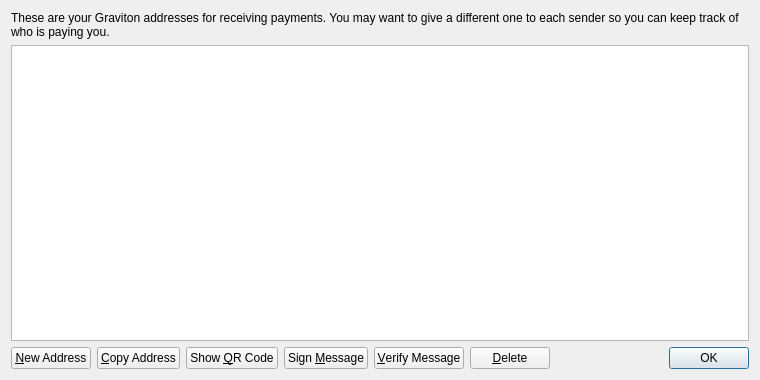
<?xml version="1.0" encoding="UTF-8"?>
<ui version="4.0">
 <class>AddressBookPage</class>
 <widget class="QWidget" name="AddressBookPage">
  <property name="geometry">
   <rect>
    <x>0</x>
    <y>0</y>
    <width>760</width>
    <height>380</height>
   </rect>
  </property>
  <property name="windowTitle">
   <string>Address Book</string>
  </property>
  <layout class="QVBoxLayout" name="verticalLayout">
   <item>
    <widget class="QLabel" name="labelExplanation">
     <property name="text">
      <string>These are your Graviton addresses for receiving payments. You may want to give a different one to each sender so you can keep track of who is paying you.</string>
     </property>
     <property name="textFormat">
      <enum>Qt::PlainText</enum>
     </property>
     <property name="wordWrap">
      <bool>true</bool>
     </property>
    </widget>
   </item>
   <item>
    <widget class="QTableView" name="tableView">
     <property name="contextMenuPolicy">
      <enum>Qt::CustomContextMenu</enum>
     </property>
     <property name="toolTip">
      <string>Double-click to edit address or label</string>
     </property>
     <property name="tabKeyNavigation">
      <bool>false</bool>
     </property>
     <property name="selectionMode">
      <enum>QAbstractItemView::SingleSelection</enum>
     </property>
     <property name="selectionBehavior">
      <enum>QAbstractItemView::SelectRows</enum>
     </property>
     <property name="sortingEnabled">
      <bool>true</bool>
     </property>
     <attribute name="verticalHeaderVisible">
      <bool>false</bool>
     </attribute>
    </widget>
   </item>
   <item>
    <layout class="QHBoxLayout" name="horizontalLayout">
     <item>
      <widget class="QPushButton" name="newAddressButton">
       <property name="toolTip">
        <string>Create a new address</string>
       </property>
       <property name="text">
        <string>&amp;New Address</string>
       </property>
      </widget>
     </item>
     <item>
      <widget class="QPushButton" name="copyToClipboard">
       <property name="toolTip">
        <string>Copy the currently selected address to the system clipboard</string>
       </property>
       <property name="text">
        <string>&amp;Copy Address</string>
       </property>
      </widget>
     </item>
     <item>
      <widget class="QPushButton" name="showQRCode">
       <property name="text">
        <string>Show &amp;QR Code</string>
       </property>
      </widget>
     </item>
     <item>
      <widget class="QPushButton" name="signMessage">
       <property name="toolTip">
        <string>Sign a message to prove you own a Graviton address</string>
       </property>
       <property name="text">
        <string>Sign &amp;Message</string>
       </property>
      </widget>
     </item>
     <item>
      <widget class="QPushButton" name="verifyMessage">
       <property name="toolTip">
        <string>Verify a message to ensure it was signed with a specified Graviton address</string>
       </property>
       <property name="text">
        <string>&amp;Verify Message</string>
       </property>
      </widget>
     </item>
     <item>
      <widget class="QPushButton" name="deleteButton">
       <property name="toolTip">
        <string>Delete the currently selected address from the list</string>
       </property>
       <property name="text">
        <string>&amp;Delete</string>
       </property>
      </widget>
     </item>
     <item>
      <spacer name="horizontalSpacer">
       <property name="orientation">
        <enum>Qt::Horizontal</enum>
       </property>
       <property name="sizeHint" stdset="0">
        <size>
         <width>40</width>
         <height>20</height>
        </size>
       </property>
      </spacer>
     </item>
     <item>
      <widget class="QDialogButtonBox" name="buttonBox">
       <property name="sizePolicy">
        <sizepolicy hsizetype="Maximum" vsizetype="Fixed">
         <horstretch>0</horstretch>
         <verstretch>0</verstretch>
        </sizepolicy>
       </property>
       <property name="standardButtons">
        <set>QDialogButtonBox::Ok</set>
       </property>
      </widget>
     </item>
    </layout>
   </item>
  </layout>
 </widget>
 <resources>
  <include location="../bitcoin.qrc"/>
 </resources>
 <connections/>
</ui>
